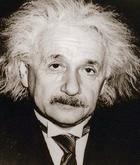
#> input picture Assignment-1/HW1_Data/HW1_Q1/einstein.bmp, 140 x 165 px, shrunk from 225 x 265 before the run
$ python 1_Hybrid_image_2.py
#> lines starting #> are read from the running program, lines starting #| are printed output that depends on the picture
from matplotlib import pyplot as plt
import numpy as np
import cv2
import math

def extractHighFrequency(image, fshift, alpha):
    numRows, numCols = image.shape
    c_row = numRows/2
    c_col = numCols/2

    Filter = gaussianFilter(numRows, numCols, alpha, True)
    Filter = np.fft.fft2(Filter)
    filteredShift = fshift * Filter
    f_ishift = np.fft.ifftshift(filteredShift)
    img_back = np.fft.ifft2(f_ishift)
    img_back = np.abs(img_back)
    return img_back

def extractLowFrequency(image, fshift, beta):
    numRows, numCols = image.shape
    c_row = numRows/2
    c_col = numCols/2

    Filter = gaussianFilter(numRows, numCols, beta, False)
    Filter = np.fft.fft2(Filter)
    filteredShift = fshift * Filter
    filteredShift = fshift * np.fft.fft2(Filter)
    f_ishift = np.fft.ifftshift(filteredShift)
    img_back = np.fft.ifft2(f_ishift)
    img_back = np.abs(img_back)
    return img_back

def hybridImage(highFrequencyImage, lowFrequencyImage):
    return highFrequencyImage + lowFrequencyImage

def magnitudeSpectrum(image):
    f = np.fft.fft2(image)
    fshift = np.fft.fftshift(f)
    magnitude_spectrum = 20*(np.log(np.abs(fshift)))
    return fshift, magnitude_spectrum

def gaussianFilter(numRows, numCols, sigma, highPass=True):
    centerI = int(numRows/2)
    centerJ = int(numCols/2)

    def gaussian(i,j):
        coefficient = math.exp(-1.0 * ((i - centerI)**2 + (j - centerJ)**2) / (2 * sigma**2))
        if highPass:
        	return 1 - coefficient
        else:
        	return coefficient

    return np.array([[gaussian(i,j) for j in range(numCols)] for i in range(numRows)])

def readImage(imagePath):
    image = cv2.imread(imagePath, 0)
    return image

def displayImage(image, title):
    plt.imshow(image, cmap = 'gray')
    plt.title(title), plt.xticks([]), plt.yticks([])
    plt.show()

def hybrid_image(imagePath_1, imagePath_2, alpha, beta):
#> called with imagePath_1 = 'HW1_Data/HW1_Q1/einstein.bmp', imagePath_2 = 'HW1_Data/HW1_Q1/marilyn.bmp', alpha = 10, beta = 10
	image = readImage(imagePath_1)
	numRows, numCols = image.shape
#> numRows = 165; numCols = 140
	(fshift, magnitude_spectrum) = magnitudeSpectrum(image)
	highFrequencyImage = extractHighFrequency(image, fshift, alpha)
	# displayImage(highFrequencyImage, 'Image after HPF')
	image = readImage(imagePath_2)
#> call 2 of readImage, with imagePath = 'HW1_Data/HW1_Q1/marilyn.bmp'
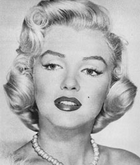
#> input picture Assignment-1/HW1_Data/HW1_Q1/marilyn.bmp, 140 x 165 px, shrunk from 225 x 265 before the run
#> in readImage, image is the input picture: shape (165, 140); min 15, max 240, mean 177.2
	image = cv2.resize(image, (numCols, numRows), interpolation = cv2.INTER_AREA)
	(fshift, magnitude_spectrum) = magnitudeSpectrum(image)
	lowFrequencyImage = extractLowFrequency(image, fshift, beta)
	# displayImage(lowFrequencyImage, 'Image after LPF')
	hybridImageCombined = hybridImage(highFrequencyImage, lowFrequencyImage)
	displayImage(hybridImageCombined, 'Hybrid Image')

def hybrid_image_high(imagePath_1, imagePath_2, imagePath_3, gamma, delta, beta):
#> called with imagePath_1 = 'HW1_Data/HW1_Q1/cat.bmp', imagePath_2 = 'HW1_Data/HW1_Q1/dog.bmp', imagePath_3 = 'HW1_Data/HW1_Q1/bird.bmp', gamma = 10, delta = 10, beta = 10
	image = readImage(imagePath_1)
#> call 3 of readImage, with imagePath = 'HW1_Data/HW1_Q1/cat.bmp'
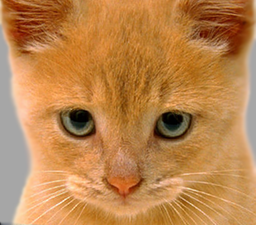
#> input picture Assignment-1/HW1_Data/HW1_Q1/cat.bmp, 256 x 225 px, shrunk from 410 x 361 before the run
#> in readImage (call 3), `image = cv2.imread(imagePath, 0)`:
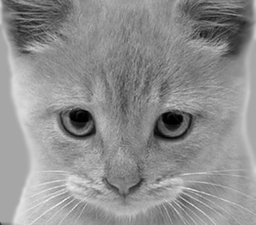
#> image: shape (225, 256); min 0, max 243, mean 142.9
	numRows, numCols = image.shape
#> numRows = 225; numCols = 256
	(fshift, magnitude_spectrum) = magnitudeSpectrum(image)
	highFrequencyImage_1 = extractHighFrequency(image, fshift, gamma)

	image = readImage(imagePath_2)
#> call 4 of readImage, with imagePath = 'HW1_Data/HW1_Q1/dog.bmp'
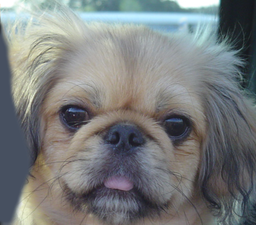
#> input picture Assignment-1/HW1_Data/HW1_Q1/dog.bmp, 256 x 225 px, shrunk from 410 x 361 before the run
	image = cv2.resize(image, (numCols, numRows), interpolation = cv2.INTER_AREA)
	(fshift, magnitude_spectrum) = magnitudeSpectrum(image)
	highFrequencyImage_2 = extractHighFrequency(image, fshift, delta)

	image = readImage(imagePath_3)
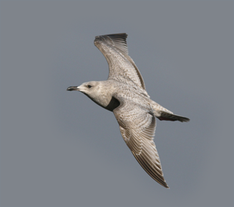
#> input picture Assignment-1/HW1_Data/HW1_Q1/bird.bmp, 234 x 207 px, shrunk from 375 x 331 before the run
	image = cv2.resize(image, (numCols, numRows), interpolation = cv2.INTER_AREA)
#> image: shape (225, 256)
	(fshift, magnitude_spectrum) = magnitudeSpectrum(image)
#> in magnitudeSpectrum (call 5), `magnitude_spectrum = 20*(np.log(np.abs(fshift)))`:
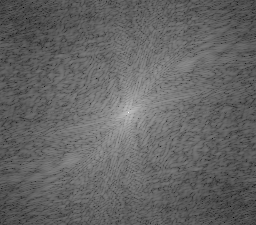
#> magnitude_spectrum: shape (225, 256) float64; min -0.0162, max 316.7, mean 125.1; drawn with min black and max white
	lowFrequencyImage = extractLowFrequency(image, fshift, beta)

	hybridImageCombined = hybridImage(highFrequencyImage_1, highFrequencyImage_2)
	hybridImageCombined = hybridImage(lowFrequencyImage, hybridImageCombined)
	displayImage(hybridImageCombined, 'Hybrid Image_H_H_L')

def hybrid_image_low(imagePath_1, imagePath_2, imagePath_3, gamma, delta, beta):
#> called with imagePath_1 = 'HW1_Data/HW1_Q1/cat.bmp', imagePath_2 = 'HW1_Data/HW1_Q1/dog.bmp', imagePath_3 = 'HW1_Data/HW1_Q1/bird.bmp', gamma = 10, delta = 10, beta = 10
	image = readImage(imagePath_1)
	numRows, numCols = image.shape
#> numRows = 225; numCols = 256
	(fshift, magnitude_spectrum) = magnitudeSpectrum(image)
	lowFrequencyImage_1 = extractLowFrequency(image, fshift, gamma)

	image = readImage(imagePath_2)
	image = cv2.resize(image, (numCols, numRows), interpolation = cv2.INTER_AREA)
	(fshift, magnitude_spectrum) = magnitudeSpectrum(image)
	lowFrequencyImage_2 = extractLowFrequency(image, fshift, delta)

	image = readImage(imagePath_3)
	image = cv2.resize(image, (numCols, numRows), interpolation = cv2.INTER_AREA)
	(fshift, magnitude_spectrum) = magnitudeSpectrum(image)
	highFrequencyImage = extractHighFrequency(image, fshift, beta)

	hybridImageCombined = hybridImage(lowFrequencyImage_1, lowFrequencyImage_2)
#> in hybridImage (call 4), `return highFrequencyImage + lowFrequencyImage`:
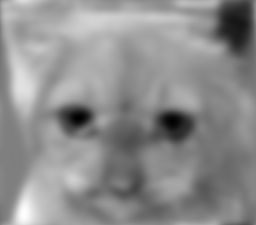
#> returned value: shape (225, 256) float64; min 3716260.9, max 24451020.4, mean 15270561.4; drawn with min black and max white
	hybridImageCombined = hybridImage(highFrequencyImage, hybridImageCombined)
	displayImage(hybridImageCombined, 'Hybrid Image_L_L_H')

imagePath_1 = 'HW1_Data/HW1_Q1/einstein.bmp'
imagePath_2 = 'HW1_Data/HW1_Q1/marilyn.bmp'
alpha = 10
beta = 10
hybrid_image(imagePath_1, imagePath_2, alpha, beta)

imagePath_1 = 'HW1_Data/HW1_Q1/cat.bmp'
imagePath_2 = 'HW1_Data/HW1_Q1/dog.bmp'
imagePath_3 = 'HW1_Data/HW1_Q1/bird.bmp'
gamma = 10
delta = 10
beta = 10
hybrid_image_high(imagePath_1, imagePath_2, imagePath_3, gamma, delta, beta)

gamma = 10
delta = 10
beta = 10
hybrid_image_low(imagePath_1, imagePath_2, imagePath_3, gamma, delta, beta)
